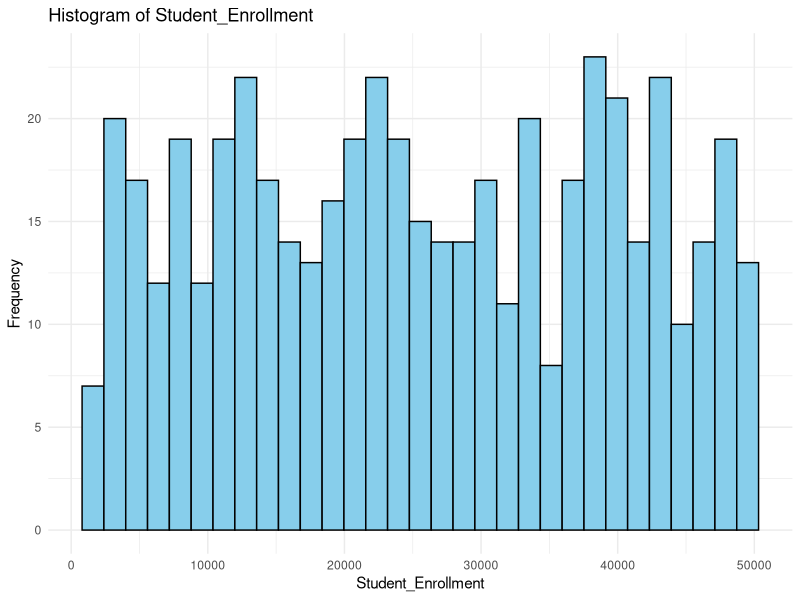
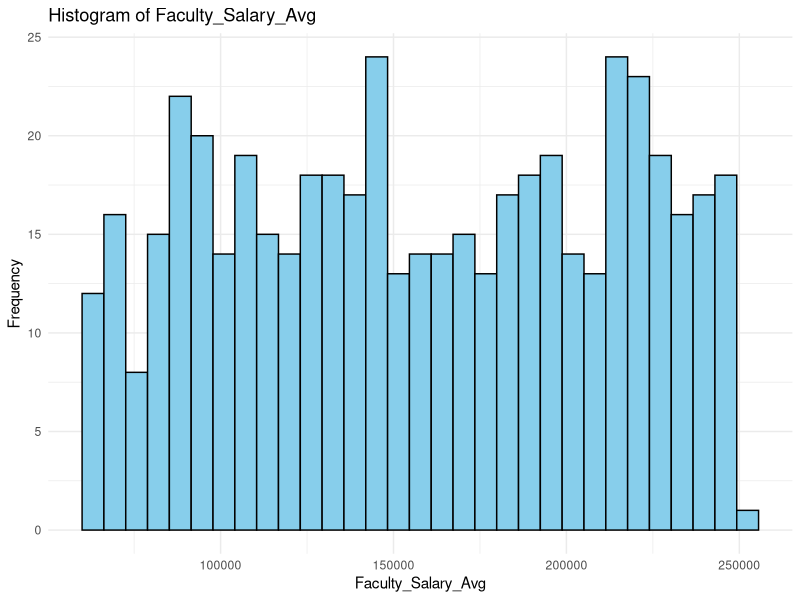
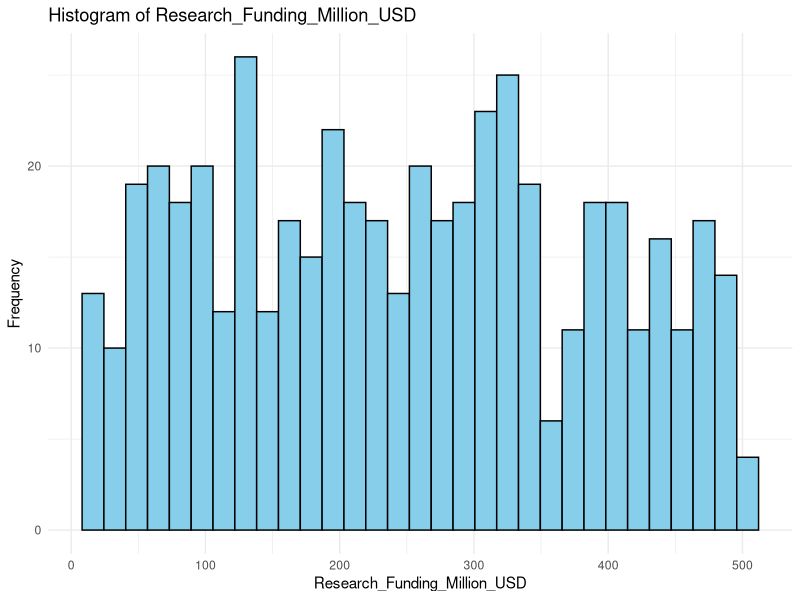
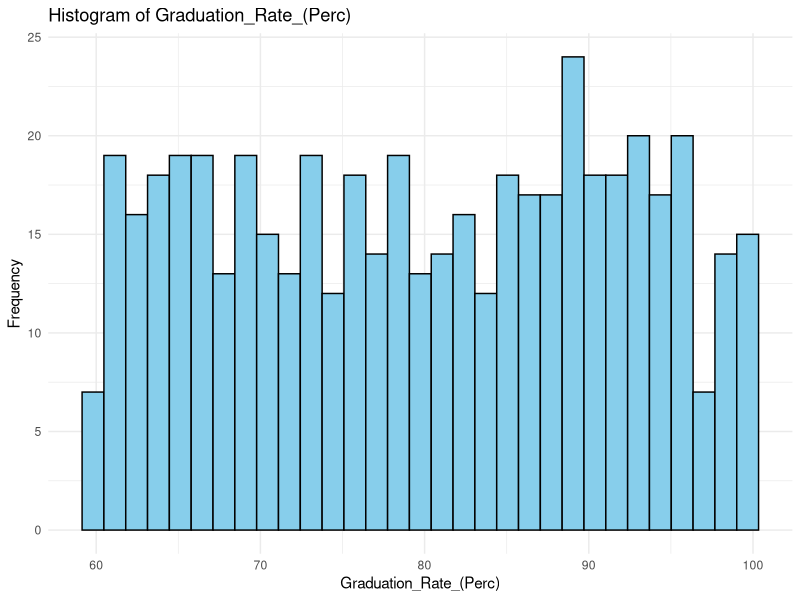
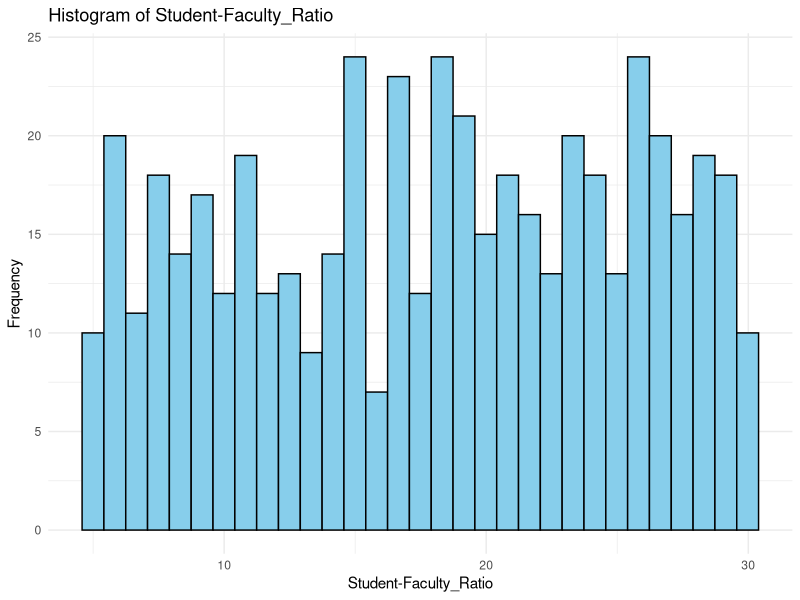
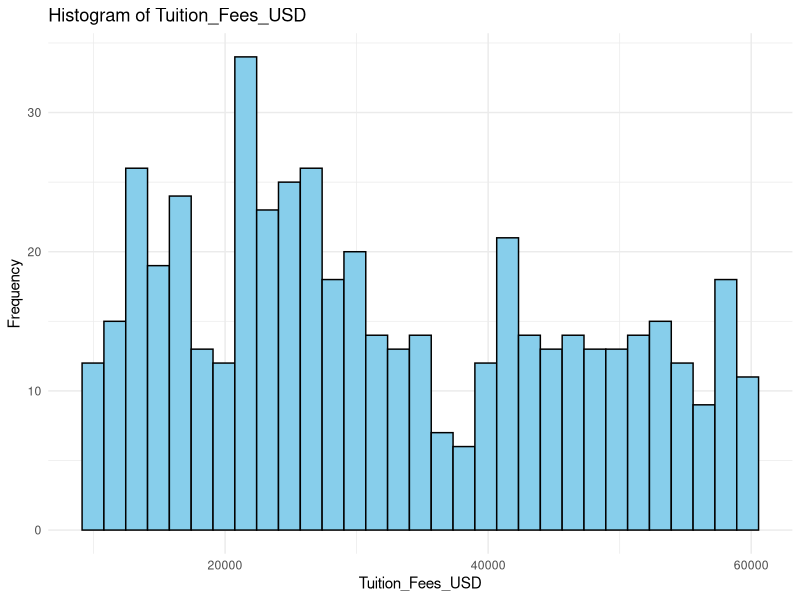
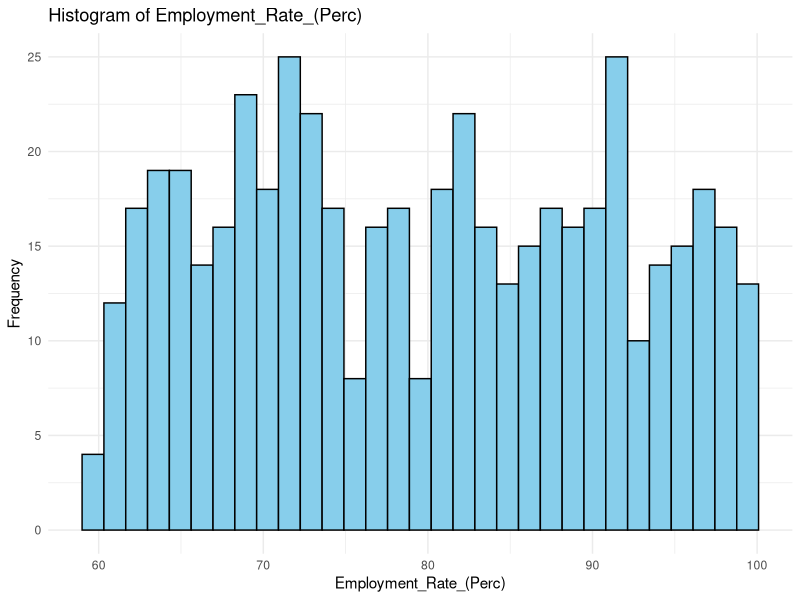
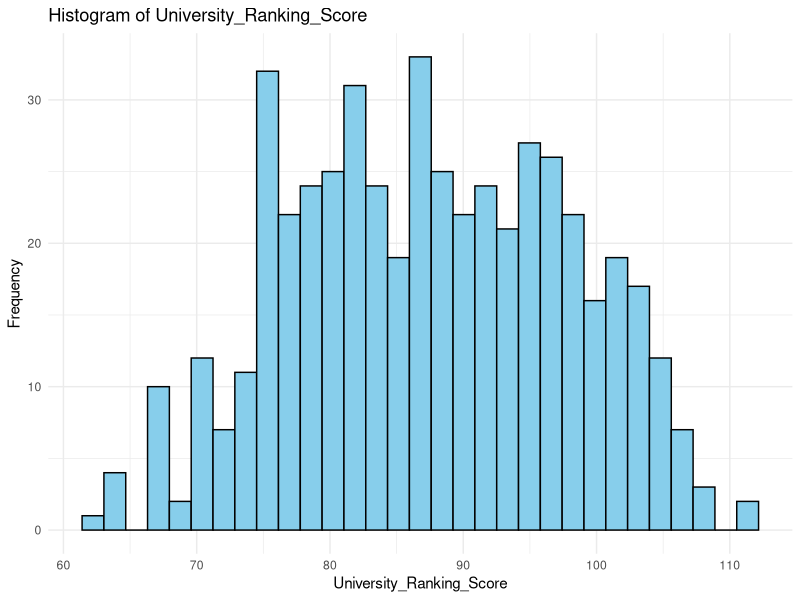

Write the R code that produced these figures, in order.
library(tidyverse)

# --- 1. Load and Inspect Data ---
data <- read_csv('UQR.csv')
print('--- Data Structure (str) ---')
str(data)

print('--- Data Summary ---')
summary(data)

print('--- Head of Data ---')
head(data)

data <- data %>%
  rename_with(~ str_replace_all(., ' ', '_')) %>%
  rename_with(~ str_replace_all(., '%', 'Perc')) %>%
  rename_with(~ str_replace_all(., '\\(Avg.\\)', 'Avg')) %>%
  rename_with(~ str_replace_all(., '\\(Million_USD\\)', 'Million_USD')) %>%
  rename_with(~ str_replace_all(., '\\(USD\\)', 'USD'))

print('--- Data Structure after Renaming Columns ---')
str(data)

# --- 2. Check for Missing Values & Clean Data ---
print('--- Missing Values Check ---')
missing_values <- colSums(is.na(data))
print(missing_values)

if (any(missing_values > 0)) {
  print('--- Removing rows with missing values ---')
  data_cleaned <- na.omit(data)
  print(paste('Number of rows before cleaning:', nrow(data)))
  print(paste('Number of rows after cleaning:', nrow(data_cleaned)))
} else {
  print('No missing values found. Data is clean.')
  data_cleaned <- data 
}

numerical_cols <- data_cleaned %>%
  select(-Institution_Name, -Institution_Type) %>%
  select_if(is.numeric) %>%
  names()


# --- 3. Normality Tests (Shapiro-Wilk) ---
print('--- Shapiro-Wilk Normality Tests ---')
for (col in numerical_cols) {
  if (length(unique(data_cleaned[[col]])) > 1) { 
    print(paste('Shapiro-Wilk Test for:', col))
    shapiro_test <- shapiro.test(data_cleaned[[col]])
    print(shapiro_test)
  } else {
    print(paste('Skipping Shapiro-Wilk Test for', col, 'due to lack of variance.'))
  }
}


library(nortest)
# --- Anderson-Darling Normality Test ---
print('--- Anderson-Darling Normality Tests ---')
for (col in numerical_cols) {
  if (length(unique(data_cleaned[[col]])) > 1) {
    print(paste('Anderson-Darling Test for:', col))
    ad_test <- ad.test(data_cleaned[[col]])
    print(ad_test)
  } else {
    print(paste('Skipping Anderson-Darling Test for', col, 'due to lack of variance.'))
  }
}

# --- Lilliefor's (Kolmogorov-Smirnov) Normality Test ---
print('--- Lilliefor\'s Normality Tests ---')
for (col in numerical_cols) {
  if (length(unique(data_cleaned[[col]])) > 1) {
    print(paste('Lilliefor\'s Test for:', col))
    lillie_test <- lillie.test(data_cleaned[[col]])
    print(lillie_test)
  } else {
    print(paste('Skipping Lilliefor\'s Test for', col, 'due to lack of variance.'))
  }
}


# --- 4. Visualizations: Histograms and Q-Q Plots ---
print('--- Generating Histograms and Q-Q Plots ---')


pdf('UQR_EDA_Plots.pdf', width = 10, height = 7)

# Histograms
for (col in numerical_cols) {
  p <- ggplot(data_cleaned, aes(x = !!sym(col))) +
    geom_histogram(binwidth = diff(range(data_cleaned[[col]], na.rm = TRUE)) / 30,
                   fill = 'skyblue', color = 'black') +
    labs(title = paste('Histogram of', col), x = col, y = 'Frequency') +
    theme_minimal()
  print(p)
}

# Q-Q Plots
for (col in numerical_cols) {
  p <- ggplot(data_cleaned, aes(sample = !!sym(col))) +
    stat_qq() +
    stat_qq_line(color = 'red') +
    labs(title = paste('Q-Q Plot of', col), x = 'Theoretical Quantiles', y = 'Sample Quantiles') +
    theme_minimal()
  print(p)
}


dev.off()


# --- 5. Correlation Tests (Pearson and Spearman) ---
print('--- Correlation Tests with University_Ranking_Score ---')


dependent_var <- 'University_Ranking_Score'


independent_numerical_vars <- numerical_cols[numerical_cols != dependent_var]

# Pearson correlation tests
print('--- Pearson Correlation ---')
for (col in independent_numerical_vars) {
  cor_test_pearson <- cor.test(data_cleaned[[col]], data_cleaned[[dependent_var]], method = 'pearson')
  print(paste('Pearson Correlation between', col, 'and', dependent_var))
  print(cor_test_pearson)
}

# Spearman correlation tests
print('--- Spearman Correlation ---')
for (col in independent_numerical_vars) {
  cor_test_spearman <- cor.test(data_cleaned[[col]], data_cleaned[[dependent_var]], method = 'spearman')
  print(paste('Spearman Correlation between', col, 'and', dependent_var))
  print(cor_test_spearman)
}


# --- 6. Correlation Matrices (Pearson and Spearman) ---
library(corrplot)
print('--- Correlation Matrices ---')

# Pearson Correlation Matrix
print('--- Pearson Correlation Matrix ---')
correlation_matrix_pearson <- cor(data_cleaned[numerical_cols], method = 'pearson')
print(correlation_matrix_pearson)

# Spearman Correlation Matrix
print('--- Spearman Correlation Matrix ---')
correlation_matrix_spearman <- cor(data_cleaned[numerical_cols], method = 'spearman')
print(correlation_matrix_spearman)

png('UQR_Correlation_Matrix_Pearson.png', width = 800, height = 600)
corrplot(correlation_matrix_pearson, method = "circle", type = "lower",
         tl.cex = 0.8, number.cex = 0.7, title = "Pearson Correlation Matrix")
dev.off()

png('UQR_Correlation_Matrix_Spearman.png', width = 800, height = 600)
corrplot(correlation_matrix_spearman, method = "circle", type = "lower",
         tl.cex = 0.8, number.cex = 0.7, title = "Spearman Correlation Matrix")
dev.off()



# --- 7. Scatter Plots with Regression Lines ---
library(ggplot2)
library(rlang)

print('--- Generating Scatter Plots with Regression Lines ---')

for (col in independent_numerical_vars) {

  safe_col_name <- gsub("[^A-Za-z0-9_]", "_", col)
  file_name <- paste0('Scatter_', dependent_var, '_vs_', safe_col_name, '.png')
  

  if (length(unique(na.omit(data_cleaned[[col]]))) > 1) {
    
    png(filename = file_name, width = 800, height = 600)
    
    p <- ggplot(data_cleaned, aes(x = !!sym(col), y = !!sym(dependent_var))) +
      geom_point(alpha = 0.6) +
      geom_smooth(method = 'lm', col = 'blue', se = TRUE) +
      labs(title = paste('Scatter Plot of', dependent_var, 'vs.', col),
           x = col, y = dependent_var) +
      theme_minimal()
    
    print(p)
    dev.off()
    
  } else {
    print(paste('Skipping', col, '- not enough variation to plot.'))
  }
}



# --- 8. Simple Linear Regression ---
print('--- Simple Linear Regression ---')


simple_lm_model <- lm(`University_Ranking_Score` ~ `Graduation_Rate_(Perc)`, data = data_cleaned)

print('Simple Linear Regression Model: University_Ranking_Score ~ Graduation_Rate_(Perc)')
print(summary(simple_lm_model)) 


lm_model_faculty <- lm(`University_Ranking_Score` ~ `Faculty_Salary_Avg`, data = data_cleaned)
summary(lm_model_faculty)



# --- 9. Multiple Linear Regression ---
print('--- Multiple Linear Regression ---')


safe_names <- function(col_names) {
  sapply(col_names, function(name) {
    if (grepl("[^[:alnum:]_]", name)) {
      paste0("`", name, "`")
    } else {
      name
    }
  })
}

predictors_for_mlr <- numerical_cols[numerical_cols != dependent_var]
escaped_dep_var <- safe_names(dependent_var)
escaped_preds <- safe_names(predictors_for_mlr)

mlr_formula <- as.formula(
  paste(escaped_dep_var, "~", paste(escaped_preds, collapse = " + "))
)

multiple_lm_model <- lm(mlr_formula, data = data_cleaned)
print('Multiple Linear Regression Model:')
print(mlr_formula)
print(summary(multiple_lm_model))




# --- 10. Model Summary and Interpretation (Code Only) ---
print('--- Model Summaries for Interpretation ---')

# Summary of the simple linear regression model
print('Summary of Simple Linear Regression Model:')
print(summary(simple_lm_model))

# Summary of the multiple linear regression model
print('Summary of Multiple Linear Regression Model:')
print(summary(multiple_lm_model))

# Accessing coefficients
print('Coefficients of Simple Linear Regression Model:')
print(coef(simple_lm_model))

print('Coefficients of Multiple Linear Regression Model:')
print(coef(multiple_lm_model))

# Accessing residuals
print('Residuals of Simple Linear Regression Model (first 6):')
print(head(residuals(simple_lm_model)))

print('Residuals of Multiple Linear Regression Model (first 6):')
print(head(residuals(multiple_lm_model)))

# Accessing fitted values
print('Fitted Values of Simple Linear Regression Model (first 6):')
print(head(fitted(simple_lm_model)))

print('Fitted Values of Multiple Linear Regression Model (first 6):')
print(head(fitted(multiple_lm_model)))
